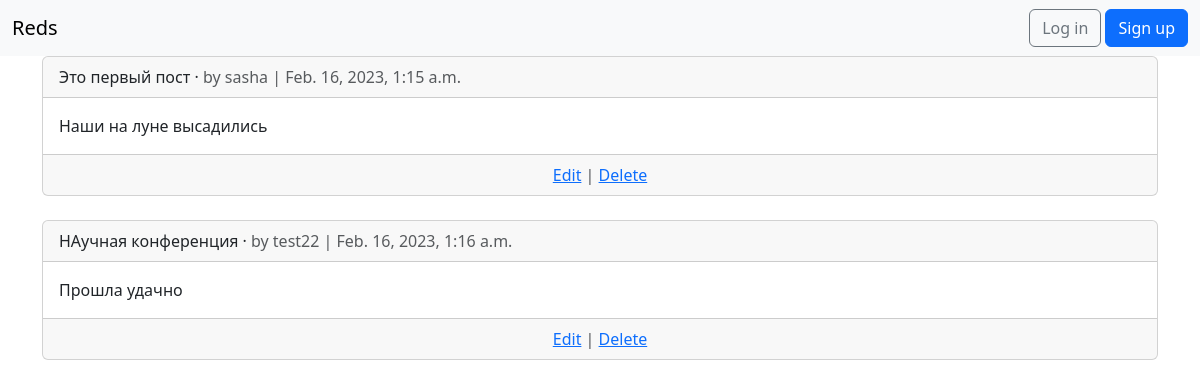
The page /articles/ on the database as committed earlier.
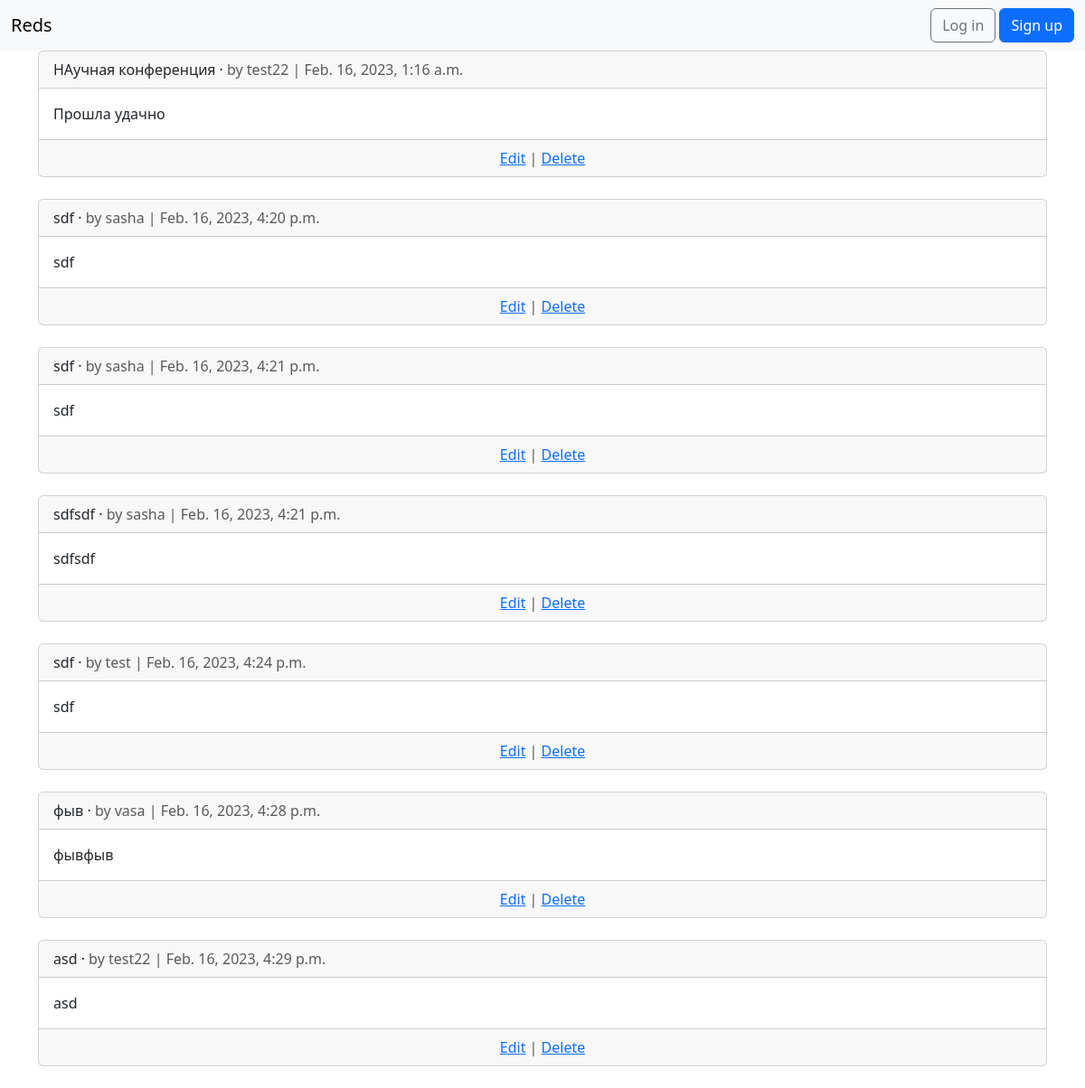
The same page on the database as committed later.
### articles/models.py (models this page shows, shortened)
class Articles(models.Model):
    title = models.CharField(max_length=255)
    body = models.TextField()
    date = models.DateTimeField(auto_now_add=True)
    author = models.ForeignKey(settings.AUTH_USER_MODEL, on_delete=models.CASCADE)

### users/models.py (models this page shows)
class CustomUser(AbstractUser):
    phone = models.CharField(max_length=20, help_text='Телефон', verbose_name='Телефон пользователя')

### articles/views.py (the view)
# urls.py: path('', views.ArticleListView.as_view(), name='article_list'),
class ArticleListView(ListView):
    model = models.Articles
    template_name = 'article_list.html'

### templates/article_list.html (shortened to what this page needs)
{% extends 'base.html' %}
{% block content %}
{% for article in object_list %}
<div class="card">
<div class="card-header">
<span class="font-weight-bold">{{ article.title }}</span> &middot;
<span class="text-muted">by {{ article.author }} | {{ article.date }}</span>
</div>
<div class="card-body">
{{ article.body }}
</div>
<div class="card-footer text-center text-muted">
<a href="{% url 'article_edit' article.pk %}">Edit</a> |
<a href="{% url 'article_delete' article.pk %}">Delete</a>
</div>
</div>
<br />
{% endfor %}
{% endblock content %}

### templates/base.html (shortened to what this page needs)
<!doctype html>
<html lang="ru">
  <head>
    <link href="https://cdn.jsdelivr.net/npm/bootstrap@5.3.0-alpha1/dist/css/bootstrap.min.css" rel="stylesheet">
  </head>
  <body>
  </body>
</html>
<nav class="navbar navbar-expand-lg bg-body-tertiary">
  <div class="container-fluid">
    <a class="navbar-brand" href="{% url 'login' %}">Reds</a>
                  {% if user.is_authenticated %}
    <div class="collapse navbar-collapse" id="navbarScroll">
      <ul class="navbar-nav me-auto my-2 my-lg-0 navbar-nav-scroll" style="--bs-scroll-height: 100px;">
        <li class="nav-item">
          <a class="nav-link active" aria-current="page" href="#">Главная</a>
        </li>
          <li class="nav-item"><a href="{% url 'article_new' %}">+ New</a></li>
        <li class="nav-item dropdown">
          <a class="nav-link dropdown-toggle" href="#" role="button" data-bs-toggle="dropdown" aria-expanded="false">
                          {{ user.username }}
          </a>
          <ul class="dropdown-menu">
            <li><a class="dropdown-item" href="{% url 'password_change' %}">Change password</a></li>
            <li><a class="dropdown-item" href="{% url 'logout' %}">Log out</li>
             {% else %}
        <form class="form-inline ml-auto">
<a href="{% url 'login' %}" class="btn btn-outline-secondary">Log in</a>
<a href="{% url 'signup' %}" class="btn btn-primary ml-2">Sign up</a>
</form>
{% endif %}
</div>
</nav>
<div class="container">
{% block content %}
{% endblock %}
</div>

Rows that differ between the two databases and show on the page:
removed Articles: title "Это первый пост", author "sasha", date "Feb. 16, 2023, 1:15 a.m.", body "Наши на луне высадились"
added Articles: title "sdf", author "sasha", date "Feb. 16, 2023, 4:20 p.m.", body "sdf"
added Articles: title "sdf", author "sasha", date "Feb. 16, 2023, 4:21 p.m.", body "sdf"
added Articles: title "sdfsdf", author "sasha", date "Feb. 16, 2023, 4:21 p.m.", body "sdfsdf"
added Articles: title "sdf", author "test", date "Feb. 16, 2023, 4:24 p.m.", body "sdf"
added Articles: title "фыв", author "vasa", date "Feb. 16, 2023, 4:28 p.m.", body "фывфыв"
added Articles: title "asd", author "test22", date "Feb. 16, 2023, 4:29 p.m.", body "asd"
